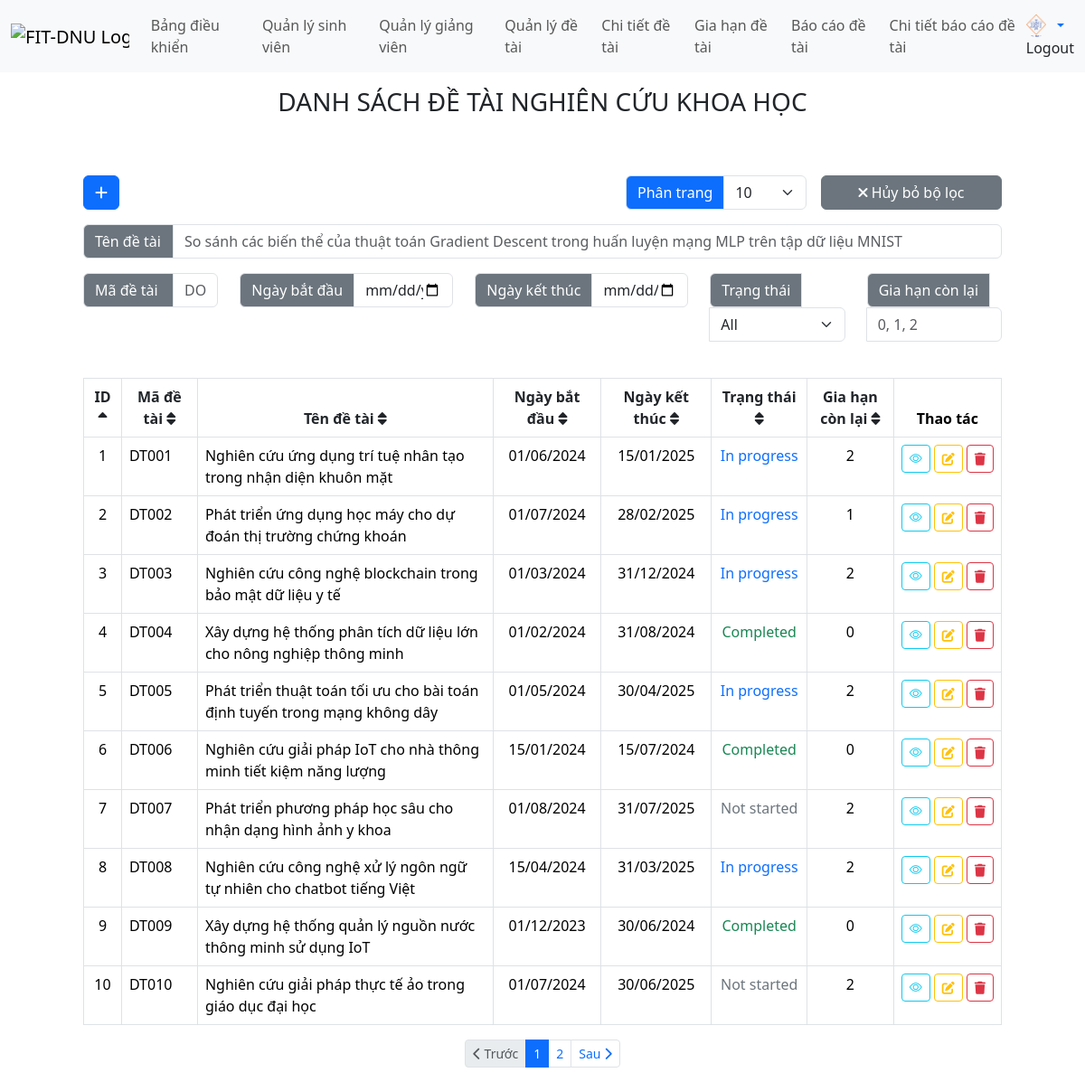
/views/project.php (signed in), run on the app's committed database.
### tables this page shows
CREATE TABLE projects (
    id INT NOT NULL AUTO_INCREMENT,
    project_code VARCHAR(15) NOT NULL UNIQUE,
    project_name NVARCHAR(250) NOT NULL UNIQUE,
    date_created DATETIME NOT NULL,
    date_start DATE NOT NULL,
    date_finish DATE NOT NULL,
    status ENUM('Not started', 'In progress', 'Completed', 'Canceled', 'Pending extension') NOT NULL,
    number_extension INT NOT NULL DEFAULT 2 CHECK (number_extension >= 0),
    uuid VARCHAR(255) NOT NULL UNIQUE,
    file MEDIUMBLOB NOT NULL,
    PRIMARY KEY (id),
    INDEX idx_uuid (uuid),
    CONSTRAINT check_dates CHECK (date_finish >= date_start)
);

### views/project.php (the view, shortened to what the rows shown need)
<?php
$limit = isset($_GET['limit']) ? $_GET['limit'] : 10;
if ($limit === 'all') {
    $limit = 'all';
} else {
    $limit = (int)$limit;
}
$page = isset($_GET['page']) ? (int)$_GET['page'] : 1;
$searchProjectCode = isset($_GET['search_project_code']) ? trim($_GET['search_project_code']) : '';
$searchProjectName = isset($_GET['search_project_name']) ? trim($_GET['search_project_name']) : '';
$searchDateStart = isset($_GET['search_date_start']) ? trim($_GET['search_date_start']) : '';
$searchDateFinish = isset($_GET['search_date_finish']) ? trim($_GET['search_date_finish']) : '';
$searchStatus = isset($_GET['search_status']) ? trim($_GET['search_status']) : '';
$searchNumberExtension = isset($_GET['search_number_extension']) ? trim($_GET['search_number_extension']) : '';
$sortField = isset($_SESSION['project_sort_field']) ? $_SESSION['project_sort_field'] : 'id';
$sortOrder = isset($_SESSION['project_sort_order']) ? $_SESSION['project_sort_order'] : 'asc';
function getSortIcon($field, $currentSortField, $currentSortOrder) {
    if ($field === $currentSortField) {
        return $currentSortOrder === 'asc'
            ? '<i class="fas fa-sort-up"></i>'
            : '<i class="fas fa-sort-down"></i>';
    }
    return '<i class="fas fa-sort"></i>';
}
function getNextSortOrder($field, $currentSortField, $currentSortOrder) {
    if ($field === $currentSortField) {
        return $currentSortOrder === 'asc' ? 'desc' : 'asc';
    }
    return 'asc';
}
function buildSortUrl($field, $sortField, $sortOrder, $page, $limit, $searchProjectCode = '', $searchProjectName = '', $searchDateStart = '', $searchDateFinish = '', $searchStatus = '', $searchNumberExtension = '') {
    $params = [
        'page' => $page,
        'sort_field' => $field,
        'sort_order' => getNextSortOrder($field, $sortField, $sortOrder),
        'limit' => $limit
    ];
    return 'project.php?' . http_build_query($params);
}
include __DIR__ . '/header.php';
?>
<body>
    <?php include './menu.php'; ?>
    <div class="container mt-3">
        <br>
        <br>
        <br>
        <div class="table-responsive">
            <table class="table table-bordered">
                <thead>
                    <tr>
                        <th scope="col" class="text-center">
                            <a href="<?= buildSortUrl('id', $sortField, $sortOrder, $page, $limit, $searchProjectCode, $searchProjectName, $searchDateStart, $searchDateFinish, $searchStatus, $searchNumberExtension) ?>" class="text-decoration-none text-dark">
                                ID <?= getSortIcon('id', $sortField, $sortOrder) ?>
                            </a>
                        </th>
                        <th scope="col" class="text-center">
                            <a href="<?= buildSortUrl('project_code', $sortField, $sortOrder, $page, $limit, $searchProjectCode, $searchProjectName, $searchDateStart, $searchDateFinish, $searchStatus, $searchNumberExtension) ?>" class="text-decoration-none text-dark">
                                Mã đề tài <?= getSortIcon('project_code', $sortField, $sortOrder) ?>
                            </a>
                        </th>
                        <th scope="col" class="text-center">
                            <a href="<?= buildSortUrl('project_name', $sortField, $sortOrder, $page, $limit, $searchProjectCode, $searchProjectName, $searchDateStart, $searchDateFinish, $searchStatus, $searchNumberExtension) ?>" class="text-decoration-none text-dark">
                                Tên đề tài <?= getSortIcon('project_name', $sortField, $sortOrder) ?>
                            </a>
                        </th>
                        <th scope="col" class="text-center">
                            <a href="<?= buildSortUrl('date_start', $sortField, $sortOrder, $page, $limit, $searchProjectCode, $searchProjectName, $searchDateStart, $searchDateFinish, $searchStatus, $searchNumberExtension) ?>" class="text-decoration-none text-dark">
                                Ngày bắt đầu <?= getSortIcon('date_start', $sortField, $sortOrder) ?>
                            </a>
                        </th>
                        <th scope="col" class="text-center">
                            <a href="<?= buildSortUrl('date_finish', $sortField, $sortOrder, $page, $limit, $searchProjectCode, $searchProjectName, $searchDateStart, $searchDateFinish, $searchStatus, $searchNumberExtension) ?>" class="text-decoration-none text-dark">
                                Ngày kết thúc <?= getSortIcon('date_finish', $sortField, $sortOrder) ?>
                            </a>
                        </th>
                        <th scope="col" class="text-center">
                            <a href="<?= buildSortUrl('status', $sortField, $sortOrder, $page, $limit, $searchProjectCode, $searchProjectName, $searchDateStart, $searchDateFinish, $searchStatus, $searchNumberExtension) ?>" class="text-decoration-none text-dark">
                                Trạng thái <?= getSortIcon('status', $sortField, $sortOrder) ?>
                            </a>
                        </th>
                        <th scope="col" class="text-center">
                            <a href="<?= buildSortUrl('number_extension', $sortField, $sortOrder, $page, $limit, $searchProjectCode, $searchProjectName, $searchDateStart, $searchDateFinish, $searchStatus, $searchNumberExtension) ?>" class="text-decoration-none text-dark">
                                Gia hạn còn lại <?= getSortIcon('number_extension', $sortField, $sortOrder) ?>
                            </a>
                        </th>
                        <th scope="col" class="text-center">Thao tác</th>
                    </tr>
                </thead>
                <tbody>
                    <?php
                    require '../handle/project_process.php';
                    $hasSearch = !empty($searchProjectCode) || !empty($searchProjectName) ||
                                !empty($searchDateStart) || !empty($searchDateFinish) ||
                                !empty($searchStatus) || !empty($searchNumberExtension);
                    if ($hasSearch) {
                        $paginationData = handleSearchProjectsWithPagination($page, $limit, $sortField, $sortOrder,
                            $searchProjectCode, $searchProjectName, $searchDateStart, $searchDateFinish,
                            $searchStatus, $searchNumberExtension);
                    } else {
                        $paginationData = handleGetProjectsWithPagination($page, $limit, $sortField, $sortOrder);
                    }
                    $projects = $paginationData['projects'];
                    foreach($projects as $index => $project){
                        $date_start = date('d/m/Y', strtotime($project['date_start']));
                        $date_finish = date('d/m/Y', strtotime($project['date_finish']));
                        $statusClass = '';
                        switch($project['status']) {
                            case 'Not started':
                                $statusClass = 'text-secondary';
                                break;
                            case 'In progress':
                                $statusClass = 'text-primary';
                                break;
                            case 'Completed':
                                $statusClass = 'text-success';
                                break;
                        }
                    ?>
                        <tr>
                            <td class="text-center"><?= $project["id"] ?></td>
                            <td><?= $project["project_code"] ?></td>
                            <td><?= $project["project_name"] ?></td>
                            <td class="text-center"><?= $date_start ?></td>
                            <td class="text-center"><?= $date_finish ?></td>
                            <td class="text-center"><span class="<?= $statusClass ?>"><?= $project["status"] ?></span></td>
                            <td class="text-center"><?= $project["number_extension"] ?></td>
                            <td class="text-center">
                                <div class="d-flex gap-1 justify-content-center">
                                    <?php if (!empty($project["uuid"]) && !empty($project["file"])): ?>
                                    <a href="project.php?uuid=<?= $project["uuid"] ?>" target="_blank"
                                       class="btn btn-info btn-sm pdf-view-btn"
                                       title="Xem file PDF của đề tài">
                                        <i class="bi bi-eye"></i>
                                    </a>
                                    <?php else: ?>
                                    <span class="btn btn-secondary btn-sm" title="Chưa có file PDF">
                                        <i class="bi bi-file-earmark-x"></i>
                                    </span>
                                    <?php endif; ?>
                                    <a href="project/edit_project.php?id=<?= $project["id"] ?>" class="btn btn-warning btn-sm"><i class="fas fa-edit"></i></a>
                                    <a href="../handle/project_process.php?action=delete&id=<?= $project["id"] ?>"
                                        class="btn btn-danger btn-sm"
                                        onclick="return confirm('Bạn có chắc chắn muốn xóa đề tài này?')"><i class="fas fa-trash"></i></a>
                                </div>
                            </td>
                        </tr>
                    <?php } ?>
                </tbody>
            </table>
        </div>
    </div>
</body>
</html>

### data on the page
projects: id "1", project_code "DT001", project_name "Nghiên cứu ứng dụng trí tuệ nhân tạo trong nhận diện khuôn mặt", date_start "01/06/2024", date_finish "15/01/2025", status "In progress", number_extension "2"
projects: id "2", project_code "DT002", project_name "Phát triển ứng dụng học máy cho dự đoán thị trường chứng khoán", date_start "01/07/2024", date_finish "28/02/2025", status "In progress", number_extension "1"
projects: id "3", project_code "DT003", project_name "Nghiên cứu công nghệ blockchain trong bảo mật dữ liệu y tế", date_start "01/03/2024", date_finish "31/12/2024", status "In progress", number_extension "2"
projects: id "4", project_code "DT004", project_name "Xây dựng hệ thống phân tích dữ liệu lớn cho nông nghiệp thông minh", date_start "01/02/2024", date_finish "31/08/2024", status "Completed", number_extension "0"
projects: id "5", project_code "DT005", project_name "Phát triển thuật toán tối ưu cho bài toán định tuyến trong mạng không dây", date_start "01/05/2024", date_finish "30/04/2025", status "In progress", number_extension "2"
projects: id "6", project_code "DT006", project_name "Nghiên cứu giải pháp IoT cho nhà thông minh tiết kiệm năng lượng", date_start "15/01/2024", date_finish "15/07/2024", status "Completed", number_extension "0"
projects: id "7", project_code "DT007", project_name "Phát triển phương pháp học sâu cho nhận dạng hình ảnh y khoa", date_start "01/08/2024", date_finish "31/07/2025", status "Not started", number_extension "2"
projects: id "8", project_code "DT008", project_name "Nghiên cứu công nghệ xử lý ngôn ngữ tự nhiên cho chatbot tiếng Việt", date_start "15/04/2024", date_finish "31/03/2025", status "In progress", number_extension "2"
projects: id "9", project_code "DT009", project_name "Xây dựng hệ thống quản lý nguồn nước thông minh sử dụng IoT", date_start "01/12/2023", date_finish "30/06/2024", status "Completed", number_extension "0"
projects: id "10", project_code "DT010", project_name "Nghiên cứu giải pháp thực tế ảo trong giáo dục đại học", date_start "01/07/2024", date_finish "30/06/2025", status "Not started", number_extension "2"
